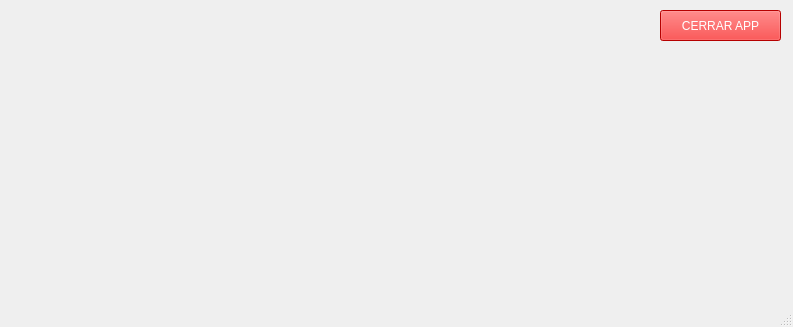
<?xml version="1.0" encoding="UTF-8"?>
<ui version="4.0">
 <class>MainWindow</class>
 <widget class="QMainWindow" name="MainWindow">
  <property name="geometry">
   <rect>
    <x>0</x>
    <y>0</y>
    <width>793</width>
    <height>327</height>
   </rect>
  </property>
  <property name="windowTitle">
   <string>MainWindow</string>
  </property>
  <widget class="QWidget" name="centralwidget">
   <widget class="QPushButton" name="pushButton_cerrar_app">
    <property name="geometry">
     <rect>
      <x>660</x>
      <y>10</y>
      <width>121</width>
      <height>31</height>
     </rect>
    </property>
    <property name="styleSheet">
     <string notr="true">background-color: rgb(255, 0, 0);
color: rgb(255, 255, 255);
font: 700 11pt &quot;Segoe UI&quot;;</string>
    </property>
    <property name="text">
     <string>CERRAR APP</string>
    </property>
   </widget>
  </widget>
  <widget class="QStatusBar" name="statusbar"/>
  <widget class="QMenuBar" name="menuBar">
   <property name="geometry">
    <rect>
     <x>0</x>
     <y>0</y>
     <width>793</width>
     <height>22</height>
    </rect>
   </property>
  </widget>
  <action name="actionNuevo_Usuario">
   <property name="text">
    <string>Nuevo Usuario</string>
   </property>
  </action>
  <action name="actionCambiar_Usuario">
   <property name="text">
    <string>Cambiar Usuario</string>
   </property>
  </action>
  <action name="actionJerarqu_as">
   <property name="text">
    <string>Jerarquías</string>
   </property>
  </action>
  <action name="actionAlarmas">
   <property name="text">
    <string>Generar PDF</string>
   </property>
  </action>
  <action name="actionAjustes">
   <property name="text">
    <string>Ajustes</string>
   </property>
  </action>
  <action name="actionImportar_Exportar">
   <property name="text">
    <string>Importar/Exportar Datos</string>
   </property>
  </action>
  <action name="actionB_squeda">
   <property name="text">
    <string>Búsqueda</string>
   </property>
  </action>
  <action name="actionHistorial_Actividad">
   <property name="text">
    <string>Historial Actividad</string>
   </property>
  </action>
  <action name="actionEstado_de_Sistema">
   <property name="text">
    <string>Estado del Sistema</string>
   </property>
  </action>
  <action name="actionReporte_Diario_Mensual">
   <property name="text">
    <string>Reporte Diario/Mensual</string>
   </property>
  </action>
 </widget>
 <resources/>
 <connections/>
</ui>
